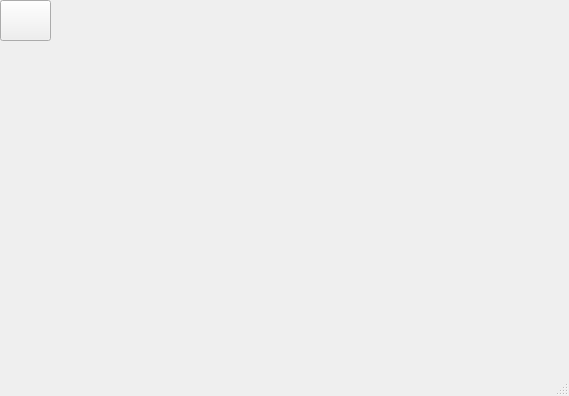
<?xml version="1.0" encoding="UTF-8"?>
<ui version="4.0">
 <class>Air_conditioner</class>
 <widget class="QMainWindow" name="Air_conditioner">
  <property name="geometry">
   <rect>
    <x>0</x>
    <y>0</y>
    <width>569</width>
    <height>396</height>
   </rect>
  </property>
  <property name="windowTitle">
   <string>MainWindow</string>
  </property>
  <property name="styleSheet">
   <string notr="true">
QMainWindow{background-image: url(C:/Users/12234/Documents/01/0.jpg);}


</string>
  </property>
  <widget class="QWidget" name="centralwidget">
   <widget class="QPushButton" name="pushButton">
    <property name="geometry">
     <rect>
      <x>60</x>
      <y>70</y>
      <width>191</width>
      <height>111</height>
     </rect>
    </property>
    <property name="styleSheet">
     <string notr="true">QPushButton{border-style:hidden;border-image: url(C:/Users/12234/Desktop/1.1.jpg);}

</string>
    </property>
    <property name="text">
     <string/>
    </property>
   </widget>
   <widget class="QPushButton" name="pushButton_2">
    <property name="geometry">
     <rect>
      <x>60</x>
      <y>200</y>
      <width>191</width>
      <height>101</height>
     </rect>
    </property>
    <property name="styleSheet">
     <string notr="true">QPushButton{border-style:hidden;border-image: url(C:/Users/12234/Desktop/1.2.jpg);}

</string>
    </property>
    <property name="text">
     <string/>
    </property>
   </widget>
   <widget class="QPushButton" name="pushButton_3">
    <property name="geometry">
     <rect>
      <x>300</x>
      <y>70</y>
      <width>221</width>
      <height>111</height>
     </rect>
    </property>
    <property name="styleSheet">
     <string notr="true">QPushButton{border-style:hidden;border-image: url(C:/Users/12234/Desktop/1.3.jpg);}

</string>
    </property>
    <property name="text">
     <string/>
    </property>
   </widget>
   <widget class="QPushButton" name="pushButton_4">
    <property name="geometry">
     <rect>
      <x>300</x>
      <y>200</y>
      <width>221</width>
      <height>101</height>
     </rect>
    </property>
    <property name="styleSheet">
     <string notr="true">QPushButton{border-style:hidden;border-image: url(C:/Users/12234/Desktop/1.4.jpg);}

</string>
    </property>
    <property name="text">
     <string/>
    </property>
   </widget>
   <widget class="QPushButton" name="pushButton_5">
    <property name="geometry">
     <rect>
      <x>0</x>
      <y>0</y>
      <width>51</width>
      <height>41</height>
     </rect>
    </property>
    <property name="styleSheet">
     <string notr="true">QPushButton{
background-image: url(C:/Users/12234/Documents/01/0.jpg);
border-image: url(:/image/01/pic/10.png);


 background-color: qlineargradient(x1:0, y1:0, x2:1, y2:1,
stop:0 #91c46c,stop:1#91c46c);
 
}
QPushButton:pressed {
background-color: #287d7d;
}

</string>
    </property>
    <property name="text">
     <string/>
    </property>
   </widget>
  </widget>
  <widget class="QMenuBar" name="menubar">
   <property name="geometry">
    <rect>
     <x>0</x>
     <y>0</y>
     <width>569</width>
     <height>23</height>
    </rect>
   </property>
  </widget>
  <widget class="QStatusBar" name="statusbar"/>
 </widget>
 <resources/>
 <connections/>
</ui>
